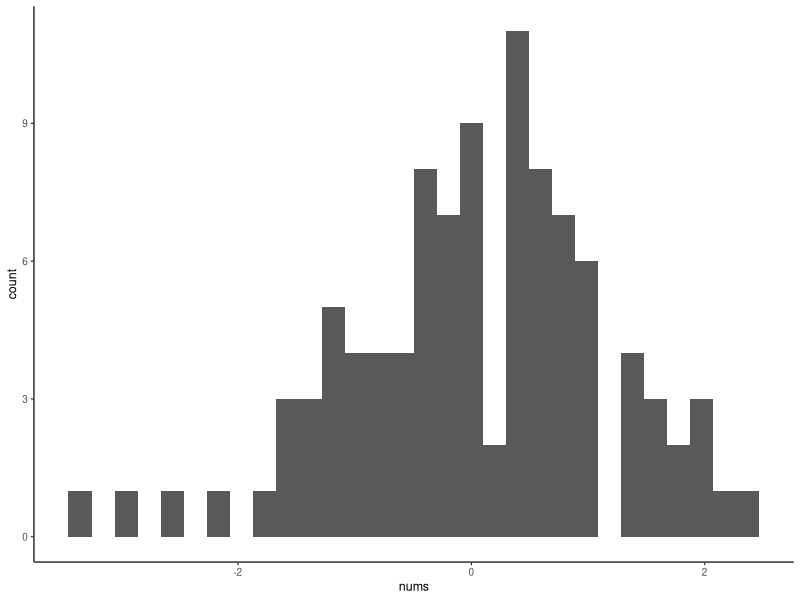

R code for this plot:
## ---- chunk 1
knitr::opts_chunk$set(echo = TRUE)
## ---- chunk 2
nums<-rnorm(100,0,1)
df<-data.frame(s=1:100,nums)
library(ggplot2)
ggplot(df, aes(x=nums))+
  geom_histogram()+
  theme_classic(base_size=9)
